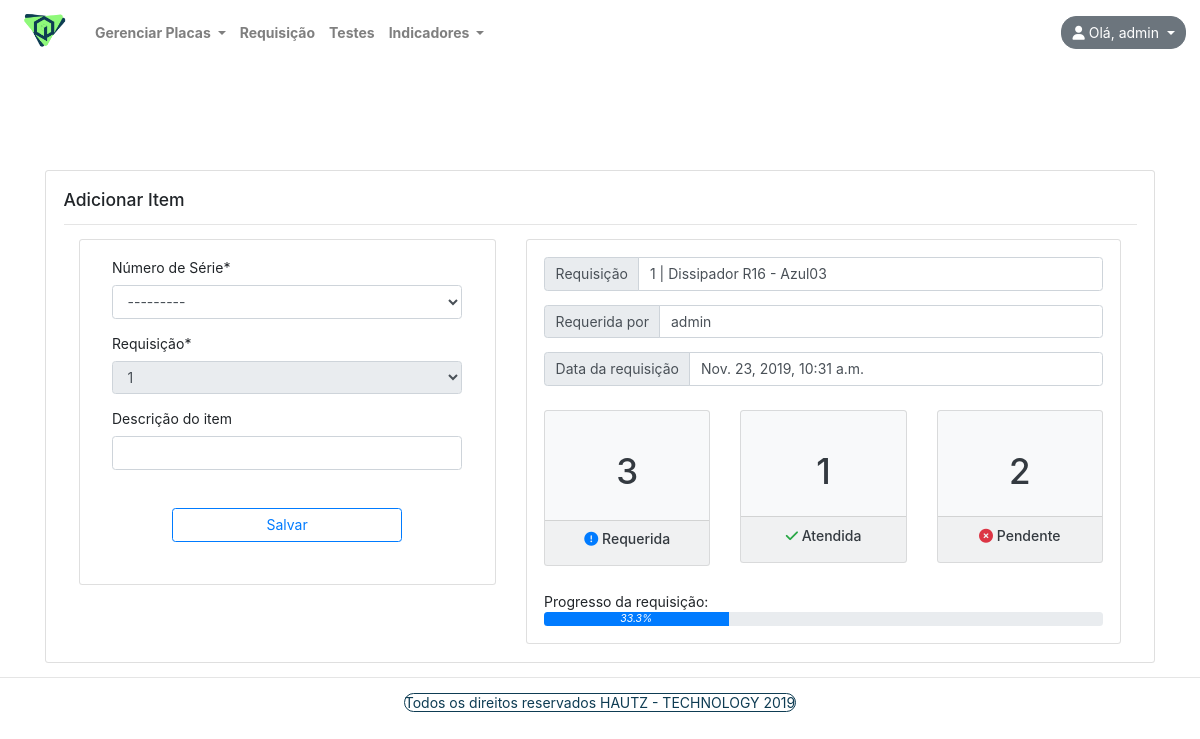
The app's page /requisicao/cadastrar-item/1 (signed in) with its own data.
### contas/models/usuario.py (models this page shows, shortened)
class Usuario(AbstractBaseUser):
    username = models.CharField(
        "Nome de Usuário",
        max_length=120,
        unique=True
    )
    data_expiracao = models.DateField(
        "Data Expiração",
        null=True
    )
    tipo = models.CharField(
        "Tipo de Usuário",
        max_length=1,
        choices = TIPOS
    )
    objects = UsuarioManager()
    USERNAME_FIELD =  'username'
    REQUIRED_FIELDS = []
    def __str__(self):
        return self.username
    class Meta:
        db_table = 'USUARIO'

### placas/models/cadastro_placas.py (models this page shows)
class Cadastro_placas(models.Model):
    Numero_serie = models.CharField(
        'Número de série',
        max_length=120,
        unique=True
    )
    Modelo = models.ForeignKey(
        'placas.modelo_placas',
        related_name='modelo_placas_modelo',
        on_delete = models.PROTECT,
        null = True,
        limit_choices_to= {'Ativo': True} #Limita somente a modelos ativos
    )
    Revisao_lm = models.IntegerField(
        'Revisao LM'
    )
    Lote_numero = models.ForeignKey(
            'placas.cadastro_lote',
            related_name='Lote_numero_lote',
            on_delete = models.PROTECT,
            null=True,
            limit_choices_to= {'Ativo': True} #Limita somente a modelos ativos
        )
    Observacao = models.TextField(
        'Observação',
        blank=True
    )
    Ativo = models.BooleanField(
        'Placa Ativa',
        default=True
    )
    def __str__(self):
        return '{} - {}'.format(self.Numero_serie, self.Modelo)
    class Meta:
        db_table = 'CADASTRO_PLACAS'
        constraints = [
            models.UniqueConstraint(fields=['Numero_serie'], name="Constraint_placas")
        ]

### requisicao/models/requisicao.py (models this page shows)
class Cadastro_Requisicao(models.Model):
    TIPO_CHOICES = (
        ("Nova", "Nova"),
        ("Retorno", "Retorno")
    )
    STATUS_CHOICES = (
        ("Pendente", "Pendente"),
        ("Em Andamento", "Em Andamento"),
        ("Finalizado", "Finalizado")
    )
    Tipo_Req = models.CharField( #Tipo de Requisição
        'Tipo de requisicao',
        max_length=30,
        choices=TIPO_CHOICES
        )
    Modelo = models.ForeignKey( # Modelo
        'placas.modelo_placas',
        related_name='Modelo_placas_modelo',
        on_delete = models.PROTECT,
        limit_choices_to= {'Ativo': True} #Limita somente a modelos ativos
    )
    Qtd_requerida = models.IntegerField(
        'Qtd Requerida'
    )
    Qtd_atendida = models.IntegerField(
        'Qtd Atendida',
        default = int(),
        editable = False
    )
    Status = models.CharField(
        default="Pendente"
        'Status',
        max_length=20,
        choices=STATUS_CHOICES
    )
    Descricao = models.TextField(
        'Descrição da requisição'
    )
    Data_requisicao = models.DateTimeField(
        auto_now_add = True
    )
    Data_alteracao_requisicao = models.DateTimeField(
        auto_now = True
    )
    username = models.ForeignKey(
        'contas.usuario',
        related_name='contas_usuario_username_requisicao',
        on_delete=models.PROTECT,
        editable = False,
        default = ""
    )
    def __str__(self):
        return '{}'.format(self.id)
    class Meta:
        db_table = 'CADASTRO_REQUISICAO'

### placas/models/modelo_placas.py (models this page shows)
class Modelo_placas(models.Model):
    Modelo = models.CharField(
        'modelo',
        max_length=120
    )
    Descricao = models.CharField(
        'Descrição',
        max_length=200
    )
    Ativo = models.BooleanField(
        'Modelo Ativo',
        default=True
    )
    def __str__(self):
        return '{} - {}'.format(self.Modelo, self.Descricao)
    class Meta:
        db_table = 'MODELO_PLACAS'
        constraints = [
            models.UniqueConstraint(fields=['Modelo', 'Descricao'], name="Constraint_modelo")
        ]

### requisicao/views.py (the view)
# urls.py: path('cadastrar-item/<int:id_req>', views.cadastrar_item_requisicao, name="cadastrar-item-requisicao"),
@login_required(login_url='/entrar')
def cadastrar_item_requisicao(request, id_req):
    list_item = Item_requisicao.objects.all()
    req = Cadastro_Requisicao.objects.filter(id=id_req).first()
    qtd_atendida = Item_requisicao.objects.filter(Requisicao_id=id_req).count()
    qtd_requerida = req.Qtd_requerida
    if request.method == "POST":
        form = ItemForm(request.POST, id_form = id_req)
        if form.is_valid():
            item = form.save(commit=False)
            item.username = request.user
            item.Requisicao = req
            item.save()
            return redirect('requisicao:lista-requisicao')
    else:
        form = ItemForm(id_form = id_req)
    context = {
        "form": form,
        "requisicao": req,
        "qtd_atendida": qtd_atendida,
        "qtd_requerida": qtd_requerida,
        "qtd_pendente": qtd_requerida - qtd_atendida,
        "percentual_int": int(qtd_atendida/qtd_requerida*100),
        "percentual_float": round(qtd_atendida/qtd_requerida*100, 1)
        }
    return render(request, "requisicao/cadastrar-item-requisicao.html", context)

### requisicao/forms.py
class ItemForm(forms.ModelForm):
    class Meta:
        model = Item_requisicao
        fields = '__all__'
    def __init__(self, *args, **kwargs ):
        self.id_form = kwargs.pop('id_form')
        super(ItemForm, self).__init__(*args, **kwargs)
        self.fields['Requisicao'].disabled = True
        self.fields['Requisicao'].initial = self.id_form

### indicadores/context_processors.py (called while the page is built)
def menu_indicadores(requets):
    return {
        "Menu_indicadores": Menu_indicadores.objects.all()
    }

### placas/context_processors.py (called while the page is built)
def menu_placas(requets):
    return {
        "Menu_placas": Menu_placas.objects.all()
    }

### testes/context_processors.py (called while the page is built)
def menu_testes(requets):
    return {
        "lista_testes": Menu_testes.objects.all()
    }

### requisicao/templates/requisicao/cadastrar-item-requisicao.html (shortened to what this page needs)
{% extends "base.html" %}
{% load static %}
{% load crispy_forms_tags %}
{% block conteudo %}
<div class="container">
  <div class="row">
    <div class="col-lg-12 col-md-12 col-sm-12 col-xs-12">
      <div class="card">
        <div class="card-body">
          <h5 class="card-title">Adicionar Item</h5><hr />
          <div class="container">
            <div class="row">
              <div class="col-lg-5 col-md-5 col-sm-5 col-xs-5">
                <div class="card">
                  <div class="card-body">
                    <form method="POST" class="post-form ">
                      <div class=" col-md-12 mb-2">
                          <div class="form-row">
                              <div class="form-group col-md-12 mb-0">
                                  {{ form.Numero_serie | as_crispy_field}}
                              </div>
                          </div>
                          <div class="form-row">
                              <div class="form-group col-md-12 mb-0">
                                  {{ form.Requisicao | as_crispy_field}}
                              </div>
                          </div>
                          <div class="form-row">
                            <div class="form-group col-md-12 mb-0">
                              {{ form.Descricao  | as_crispy_field}}
                            </div>
                          </div>
                      </div>
                      <div class="card-body text-center">
                        <button type="submit" class="save btn btn-outline-primary col-md-8 mb-2">Salvar</button>
                      </div>
                    </form>
                  </div>
                </div>
              </div>
              <div class="col-lg-7 col-md-7 col-sm-7 col-xs-7">
                <div class="card">
                  <div class="card-body">
                    <div class="input-group mb-3">
                      <div class="input-group-prepend">
                        <span class="input-group-text">Requisição</span>
                      </div>
                     <input class="form-control bg-white" type="text" value="{{requisicao}} | {{requisicao.Modelo}}"  readonly>
                    </div>
                    <div class="input-group mb-3">
                      <div class="input-group-prepend">
                        <span class="input-group-text">Requerida por</span>
                      </div>
                     <input class="form-control bg-white" type="text" value="{{requisicao.username}}" readonly >
                    </div>
                    <div class="input-group mb-1">
                      <div class="input-group-prepend">
                        <span class="input-group-text">Data da requisição</span>
                      </div>
                     <input class="form-control bg-white" type="text" value="{{requisicao.Data_requisicao}}" readonly>
                    </div>
                    <br>
                    <div class="row">
                      <div class="col-xl-4 col-sm-4 mb-1">
                        <div class="card text-dark bg-light o-hidden h-100">
                          <div class="card-body">
                            <div class="text-center">
                              <br><h1>{{qtd_requerida}}</h1>
                            </div>
                          </div>
                          <a class="card-footer text-dark clearfix small z-5 text-center">
                            <h6><i class="fas fa-exclamation-circle text-primary"></i> Requerida</h6>
                          </a>
                        </div>
                      </div>
                      <div class="col-xl-4 col-sm-4 mb-2">
                        <div class="card text-dark bg-light o-hidden h-100">
                          <div class="card-body">
                            <div class=" text-center">
                              <br><h1>{{qtd_atendida}}</h1>
                            </div>
                          </div>
                          <a class="card-footer text-dark clearfix small z-1 text-center" >
                            <h6><i class="fas fa-check color-wa text-success "></i> Atendida</h6>
                          </a>
                        </div>
                      </div>
                      <div class="col-xl-4 col-sm-4 mb-2">
                        <div class="card text-dark bg-light o-hidden h-100">
                          <div class="card-body">
                            <div class="text-center">
                              <br><h1>{{qtd_pendente}}</h1>
                            </div>
                          </div>
                          <a class="card-footer text-dark clearfix small z-1 text-center">
                            <h6><i class="fas fa-times-circle text-danger"></i> Pendente</h6>
                          </a>
                        </div>
                      </div>
                    </div>
                    <br>
                    Progresso da requisição:<br>
                    <div class="progress">
                      <div class="progress-bar" role="progressbar" style="width: {{percentual_int}}%;" aria-valuenow="{{percentual_int}}" aria-valuemin="0" aria-valuemax="100">
                      {% if percentual_float > 10 %}
                        <i>{{percentual_float}}%</i></div>
                      {% else %}
                        <i style= color:black>{{percentual_float}}%</i>
                      {% endif %}
                    </div>
                  </div>
                </div>
              </div>
            </div>
          </div>
        </div>
      </div>
    </div>
  </div>
</div>
{% endblock conteudo %}

### core/templates/base.html (shortened to what this page needs)
{% load static %}
<!DOCTYPE html>
<html lang="pt-br">
<head>
    <link rel="stylesheet" href="https://stackpath.bootstrapcdn.com/bootstrap/4.3.1/css/bootstrap.min.css"
>
    <link rel="stylesheet"href="//maxcdn.bootstrapcdn.com/font-awesome/4.3.0/css/font-awesome.min.css">
    <link rel="stylesheet" type="text/css" href="{% static 'css/personal.css' %}" />
</head>
<header>
    <body class="css-body">
        <nav class="navbar navbar-expand-sm navbar-light font-weight-bold bg-transparent">
            <a class="navbar-brand" href="{% url 'core:home' %}">
                <img src="{% static 'logo_genesisq.png' %}" width="60" />
            </a>
            {% if user.is_authenticated %}
            <div class="collapse navbar-collapse" id="navbarSupportedContent">
                <ul class="navbar-nav mr-auto">
                    <li class="nav-item dropdown ">
                        <a class="nav-link dropdown-toggle" href="#" id="navbarDropdown" role="button"
                            data-toggle="dropdown" aria-haspopup="true" aria-expanded="false">
                            Gerenciar Placas
                        </a>
                    </li>
                    <li class="nav-item">
                        <a class="nav-link" href="{% url 'requisicao:requisicao' %}">Requisição</a>
                    </li>
                    <li class="nav-item">
                        <a class="nav-link" href="{% url 'testes:lista-itens-teste' %}">Testes</a>
                    </li>
                    <li class="nav-item dropdown">
                        <a class="nav-link dropdown-toggle" href="#" id="navbarDropdown" role="button"
                            data-toggle="dropdown" aria-haspopup="true" aria-expanded="false">
                            Indicadores
                        </a>
                    </li>
                </ul>
                <div class="dropdown">
                    <button class="btn btn-secondary dropdown-toggle" type="button" id="dropdownMenuButton"
                        data-toggle="dropdown" aria-haspopup="true" aria-expanded="false" style="border-radius: 15px;">
                        <i class="fas fa-user " alt="foto do usuário"></i>
                        Olá, {{ user }}
                        </a></button>
                </div>
                {% else %}
                <a class="navbar-brand" href="{% url 'core:home' %}">GenesisQ</a>
                <ul class="navbar-nav ml-auto">
                    <a role="button" href="{% url 'core:entrar' %}" class="btn btn btn-success">Entrar</a>
                </ul>
                {% endif %}
        </nav>
</header>
<main>
    <div class="container-fluid">
        <div class="row">
            {% block conteudo %}
            {% endblock conteudo %}
        </div>
    </div>
</main>
</body>
<footer class="text-center">
    <hr />
    <a class="bg-text-blue"> Todos os direitos reservados HAUTZ - TECHNOLOGY 2019 </a>
</footer>
</html>

### core/static/css/personal.css (style rules this page uses)
a { color: inherit; }
footer { color: rgb(14, 60, 83); }
.bg-text-blue { background: white; border-radius: 10px; border: solid 1px rgb(14, 60, 83);v }
body { background-size: cover; background-repeat: no-repeat; background-position: top; position: relative; background-attachment: fixed; overflow: auto; }
html { font-size: 14px; }

### records on screen
Usuario: username "admin"
Cadastro_placas: Numero_serie "---------"
Cadastro_Requisicao: id+Modelo "1 | Dissipador R16 - Azul03", username "admin", Data_requisicao "Nov. 23, 2019, 10:31 a.m."

### other values on screen
{{ qtd_requerida }} "3"
{{ qtd_atendida }} "1"
{{ qtd_pendente }} "2"
{{ percentual_float }} "33.3"
